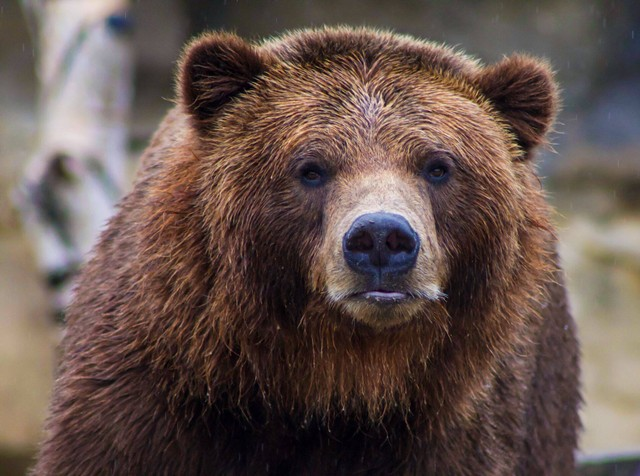
#> input picture beruang.jpg, 640 x 476 px
$ python sobel.py
#> lines starting #> are read from the running program, lines starting #| are printed output that depends on the picture
import imageio as img
import numpy as np
import matplotlib.pyplot as plt

image = img.imread("beruang.jpg", mode = 'F')
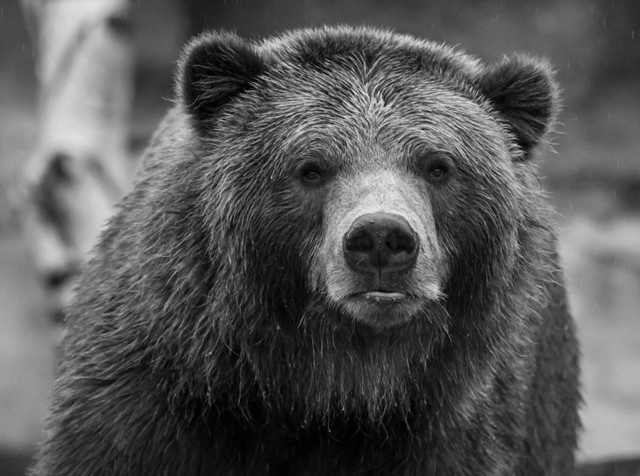
#> image: shape (476, 640) float32; min 0, max 237.2, mean 87.9

sobelX = np.array([
    [-1,0,1],
    [-2,0,2],
    [-1,0,1]
])

sobelY = np.array([
    [-1,-2,-1],
    [0,0,0],
    [1,2,1]
])

imgPad = np.pad(image, pad_width= 1, mode ='constant', constant_values= 0)
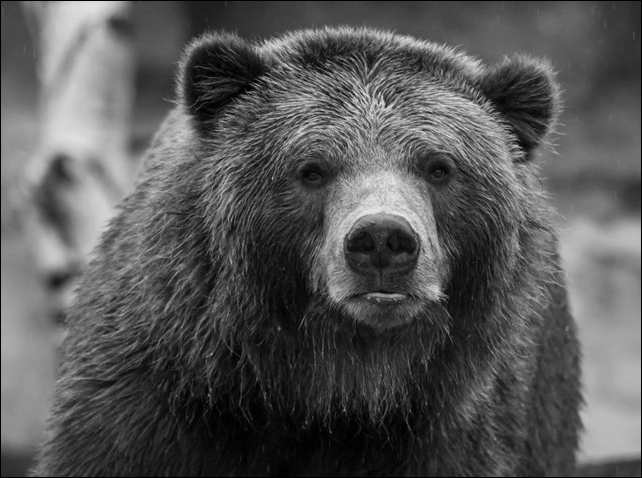
#> imgPad: shape (478, 642) float32; min 0, max 237.2, mean 87.2


Gx = np.zeros_like(image)
Gy = np.zeros_like(image)

for y in range (1,imgPad.shape [0]-1):
    for x in range (1, imgPad.shape [1]-1):
        region = imgPad[y-1:y+2, x-1:x+2]
        Gx[y-1,x-1] = (region * sobelX).sum()
        Gy[y-1,x-1] = (region * sobelY).sum()
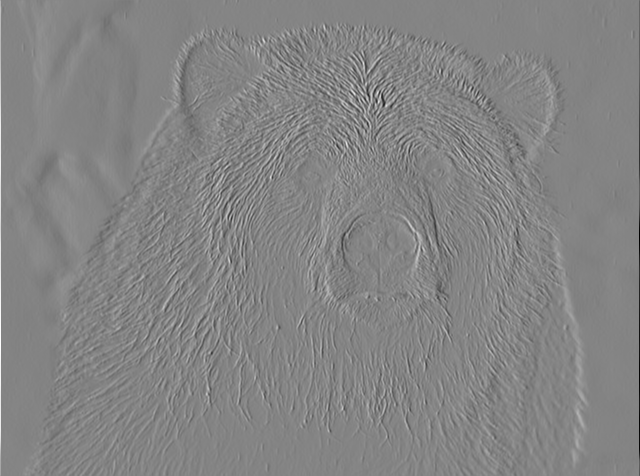
#> Gx: shape (476, 640) float32; min -745.4, max 691.4, mean -0.1; drawn with min black and max white
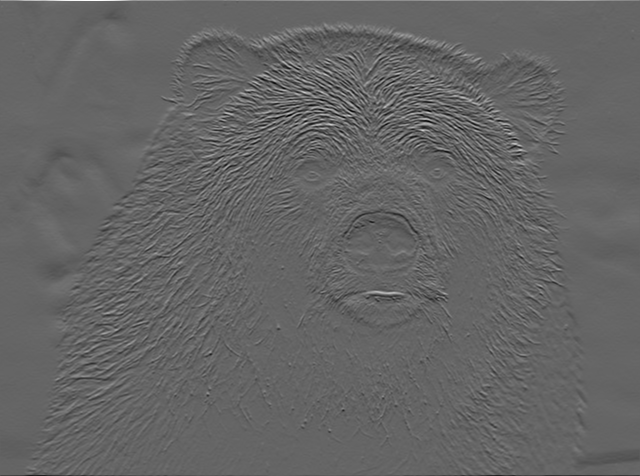
#> Gy: shape (476, 640) float32; min -580.7, max 882.4, mean -0.3; drawn with min black and max white

G = np.sqrt(Gx**2 + Gy**2)
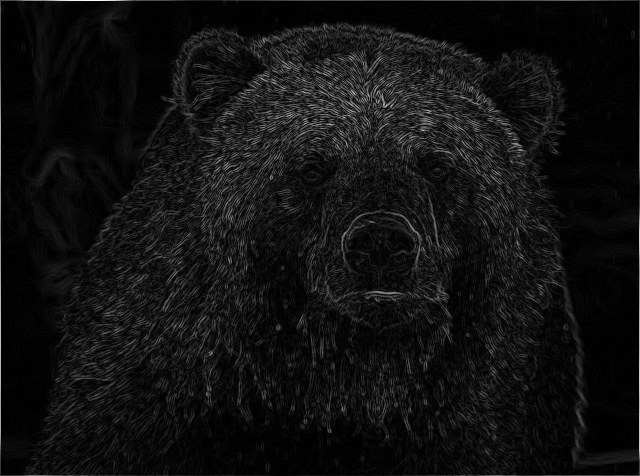
#> G: shape (476, 640) float32; min 0, max 882.4, mean 61.5; drawn with min black and max white
G = (G/G.max ()) * 255
G = np.clip(G, 0, 255)
G = G.astype(np.uint8)

plt.figure(figsize= (10,10))

plt.subplot (2,2,1)
plt.imshow(image, cmap='gray')

plt.subplot (2,2,2)
plt.imshow(Gx, cmap='gray')

plt.subplot (2,2,3)
plt.imshow(Gy, cmap='gray')

plt.subplot (2,2,4)
plt.imshow(G, cmap='gray')

plt.show()
